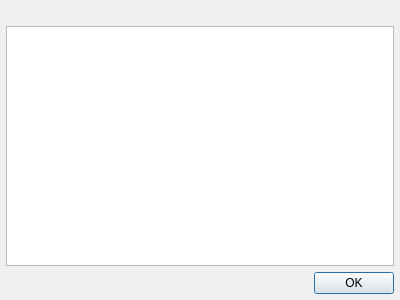
<?xml version="1.0" encoding="UTF-8"?>
<ui version="4.0">
 <class>AboutWindow</class>
 <widget class="QDialog" name="AboutWindow">
  <property name="geometry">
   <rect>
    <x>0</x>
    <y>0</y>
    <width>400</width>
    <height>300</height>
   </rect>
  </property>
  <property name="windowTitle">
   <string>About</string>
  </property>
  <property name="windowIcon">
   <iconset resource="../../../res/res.qrc">
    <normaloff>:/icons/about.ico</normaloff>:/icons/about.ico</iconset>
  </property>
  <layout class="QGridLayout">
   <property name="margin">
    <number>6</number>
   </property>
   <property name="verticalSpacing">
    <number>6</number>
   </property>
   <item row="0" column="0">
    <widget class="QLabel" name="logoLabel">
     <property name="text">
      <string/>
     </property>
    </widget>
   </item>
   <item row="1" column="0">
    <widget class="QTextBrowser" name="aboutText"/>
   </item>
   <item row="2" column="0">
    <widget class="QDialogButtonBox" name="buttonBox">
     <property name="standardButtons">
      <set>QDialogButtonBox::Ok</set>
     </property>
    </widget>
   </item>
  </layout>
 </widget>
 <resources>
  <include location="../../../res/res.qrc"/>
 </resources>
 <connections>
  <connection>
   <sender>buttonBox</sender>
   <signal>accepted()</signal>
   <receiver>AboutWindow</receiver>
   <slot>reject()</slot>
   <hints>
    <hint type="sourcelabel">
     <x>348</x>
     <y>284</y>
    </hint>
    <hint type="destinationlabel">
     <x>4</x>
     <y>71</y>
    </hint>
   </hints>
  </connection>
 </connections>
</ui>
